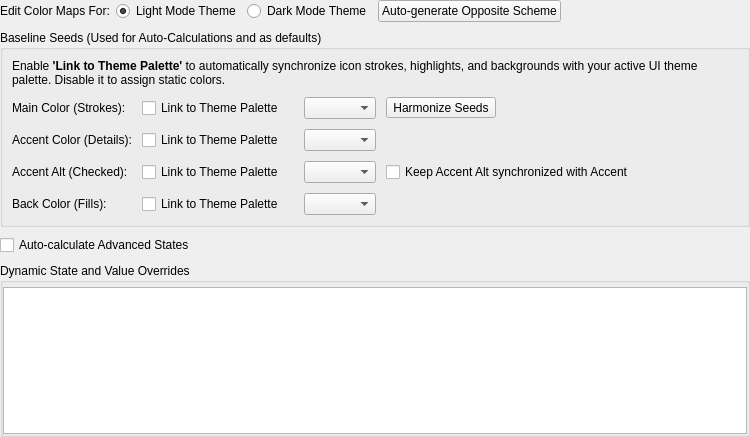
<?xml version="1.0" encoding="UTF-8"?>
<ui version="4.0">
 <class>LC_SettingsPageIconsStyle</class>
 <widget class="QWidget" name="LC_SettingsPageIconsStyle">
  <property name="geometry">
   <rect>
    <x>0</x>
    <y>0</y>
    <width>750</width>
    <height>437</height>
   </rect>
  </property>
  <layout class="QVBoxLayout" name="verticalLayout_main">
   <property name="spacing">
    <number>8</number>
   </property>
   <property name="leftMargin">
    <number>0</number>
   </property>
   <property name="topMargin">
    <number>0</number>
   </property>
   <property name="rightMargin">
    <number>0</number>
   </property>
   <property name="bottomMargin">
    <number>0</number>
   </property>
   <item>
    <layout class="QHBoxLayout" name="modeSelectionLayout">
     <property name="spacing">
      <number>6</number>
     </property>
     <item>
      <widget class="QLabel" name="lblModeSelector">
       <property name="text">
        <string>Edit Color Maps For:</string>
       </property>
      </widget>
     </item>
     <item>
      <widget class="QRadioButton" name="rbLightMode">
       <property name="toolTip">
        <string>Configure icon color schemes for Light Mode themes.</string>
       </property>
       <property name="text">
        <string>Light Mode Theme</string>
       </property>
       <property name="checked">
        <bool>true</bool>
       </property>
      </widget>
     </item>
     <item>
      <widget class="QRadioButton" name="rbDarkMode">
       <property name="toolTip">
        <string>Configure icon color schemes for Dark Mode themes.</string>
       </property>
       <property name="text">
        <string>Dark Mode Theme</string>
       </property>
      </widget>
     </item>
     <item>
      <widget class="QPushButton" name="pbAutoGenerateOpposite">
       <property name="toolTip">
        <string>Automatically generate the opposite Light/Dark variant of this active icon style.</string>
       </property>
       <property name="text">
        <string>Auto-generate Opposite Scheme</string>
       </property>
       <property name="icon">
        <iconset>
         <normaloff>:/icons/new.lci</normaloff>:/icons/new.lci</iconset>
       </property>
      </widget>
     </item>
     <item>
      <spacer name="modeSpacer">
       <property name="orientation">
        <enum>Qt::Orientation::Horizontal</enum>
       </property>
       <property name="sizeHint" stdset="0">
        <size>
         <width>40</width>
         <height>20</height>
        </size>
       </property>
      </spacer>
     </item>
    </layout>
   </item>
   <item>
    <widget class="QGroupBox" name="gbBaselineSeeds">
     <property name="title">
      <string>Baseline Seeds (Used for Auto-Calculations and as defaults)</string>
     </property>
     <layout class="QGridLayout" name="gridLayout_seeds">
      <property name="spacing">
       <number>10</number>
      </property>
      <item row="2" column="3">
       <widget class="QComboBox" name="cbAccentPaletteRole">
        <property name="toolTip">
         <string>Select which active theme highlight role these icon details should follow.</string>
        </property>
       </widget>
      </item>
      <item row="3" column="1">
       <widget class="QCheckBox" name="chkAccentAltPalette">
        <property name="toolTip">
         <string>If checked, active or checked icon details will automatically follow your active UI theme highlight color.</string>
        </property>
        <property name="text">
         <string>Link to Theme Palette</string>
        </property>
       </widget>
      </item>
      <item row="3" column="2">
       <widget class="LC_ColorButton" name="btnAccentAltColor" native="true">
        <property name="toolTip">
         <string>Specify static color for active/checked icon details.</string>
        </property>
       </widget>
      </item>
      <item row="2" column="1">
       <widget class="QCheckBox" name="chkAccentPalette">
        <property name="toolTip">
         <string>If checked, icon details and highlighting lines will automatically follow your active UI theme highlight color.</string>
        </property>
        <property name="text">
         <string>Link to Theme Palette</string>
        </property>
       </widget>
      </item>
      <item row="3" column="0">
       <widget class="QLabel" name="lblAccentAltSeed">
        <property name="text">
         <string>Accent Alt (Checked):</string>
        </property>
       </widget>
      </item>
      <item row="3" column="3">
       <widget class="QComboBox" name="cbAccentAltPaletteRole">
        <property name="toolTip">
         <string>Select which active theme highlight role these active details should follow.</string>
        </property>
       </widget>
      </item>
      <item row="4" column="1">
       <widget class="QCheckBox" name="chkBackPalette">
        <property name="toolTip">
         <string>If checked, background fills of icons will automatically follow your active UI theme panel backgrounds.</string>
        </property>
        <property name="text">
         <string>Link to Theme Palette</string>
        </property>
       </widget>
      </item>
      <item row="4" column="0">
       <widget class="QLabel" name="lblBackSeed">
        <property name="text">
         <string>Back Color (Fills):</string>
        </property>
       </widget>
      </item>
      <item row="2" column="0">
       <widget class="QLabel" name="lblAccentSeed">
        <property name="text">
         <string>Accent Color (Details):</string>
        </property>
       </widget>
      </item>
      <item row="4" column="2">
       <widget class="LC_ColorButton" name="btnBackColor" native="true">
        <property name="toolTip">
         <string>Specify static color for icon background fills.</string>
        </property>
       </widget>
      </item>
      <item row="1" column="2">
       <widget class="LC_ColorButton" name="btnMainColor" native="true">
        <property name="toolTip">
         <string>Specify static color for main icon strokes.</string>
        </property>
       </widget>
      </item>
      <item row="1" column="1">
       <widget class="QCheckBox" name="chkMainPalette">
        <property name="toolTip">
         <string>If checked, icon strokes will automatically follow your active UI theme text colors.</string>
        </property>
        <property name="text">
         <string>Link to Theme Palette</string>
        </property>
       </widget>
      </item>
      <item row="1" column="3">
       <widget class="QComboBox" name="cbMainPaletteRole">
        <property name="toolTip">
         <string>Select which active theme palette role these icon strokes should follow.</string>
        </property>
       </widget>
      </item>
      <item row="1" column="0">
       <widget class="QLabel" name="lblMainSeed">
        <property name="text">
         <string>Main Color (Strokes):</string>
        </property>
       </widget>
      </item>
      <item row="4" column="3">
       <widget class="QComboBox" name="cbBackPaletteRole">
        <property name="toolTip">
         <string>Select which active theme background role these icon fills should follow.</string>
        </property>
       </widget>
      </item>
      <item row="2" column="2">
       <widget class="LC_ColorButton" name="btnAccentColor" native="true">
        <property name="toolTip">
         <string>Specify static color for icon highlighting details.</string>
        </property>
       </widget>
      </item>
      <item row="1" column="4">
       <layout class="QHBoxLayout" name="harmonizeLayout">
        <item>
         <widget class="QToolButton" name="tbHarmonizeSeeds">
          <property name="toolTip">
           <string>Automatically generate harmonized Main and Back colors based on current Accent Color.</string>
          </property>
          <property name="text">
           <string>Harmonize Seeds</string>
          </property>
          <property name="icon">
           <iconset>
            <normaloff>:/icons/halign_middle.lci</normaloff>:/icons/halign_middle.lci</iconset>
          </property>
          <property name="toolButtonStyle">
           <enum>Qt::ToolButtonStyle::ToolButtonTextBesideIcon</enum>
          </property>
         </widget>
        </item>
        <item>
         <spacer name="harmonizeSpacer">
          <property name="orientation">
           <enum>Qt::Orientation::Horizontal</enum>
          </property>
          <property name="sizeHint" stdset="0">
           <size>
            <width>40</width>
            <height>20</height>
           </size>
          </property>
         </spacer>
        </item>
       </layout>
      </item>
      <item row="3" column="4">
       <widget class="QCheckBox" name="chkSyncAccents">
        <property name="toolTip">
         <string>When enabled, changing the baseline Accent Color automatically updates the Accent Alt Color, and vice versa.</string>
        </property>
        <property name="text">
         <string>Keep Accent Alt synchronized with Accent</string>
        </property>
       </widget>
      </item>
      <item row="0" column="0" colspan="5">
       <widget class="QLabel" name="lblInstructions">
        <property name="text">
         <string>Enable &lt;b&gt;'Link to Theme Palette'&lt;/b&gt; to automatically synchronize icon strokes, highlights, and backgrounds with your active UI theme palette. Disable it to assign static colors.</string>
        </property>
        <property name="wordWrap">
         <bool>true</bool>
        </property>
       </widget>
      </item>
     </layout>
    </widget>
   </item>
   <item>
    <widget class="QCheckBox" name="chkAutoCalcStates">
     <property name="toolTip">
      <string>Automatically calculates active, hover, and selected states relative to baseline seeds.</string>
     </property>
     <property name="text">
      <string>Auto-calculate Advanced States</string>
     </property>
    </widget>
   </item>
   <item>
    <widget class="QGroupBox" name="gbIconStates">
     <property name="title">
      <string>Dynamic State and Value Overrides</string>
     </property>
     <layout class="QVBoxLayout" name="tableLayout">
      <property name="spacing">
       <number>0</number>
      </property>
      <property name="leftMargin">
       <number>0</number>
      </property>
      <property name="topMargin">
       <number>4</number>
      </property>
      <property name="rightMargin">
       <number>0</number>
      </property>
      <property name="bottomMargin">
       <number>0</number>
      </property>
      <item>
       <widget class="QTableWidget" name="tableStates"/>
      </item>
     </layout>
    </widget>
   </item>
  </layout>
 </widget>
 <customwidgets>
  <customwidget>
   <class>LC_ColorButton</class>
   <extends>QWidget</extends>
   <header>lc_color_button.h</header>
  </customwidget>
 </customwidgets>
 <resources>
  <include location="../../../../../res/icons/icons.qrc"/>
 </resources>
 <connections/>
</ui>
